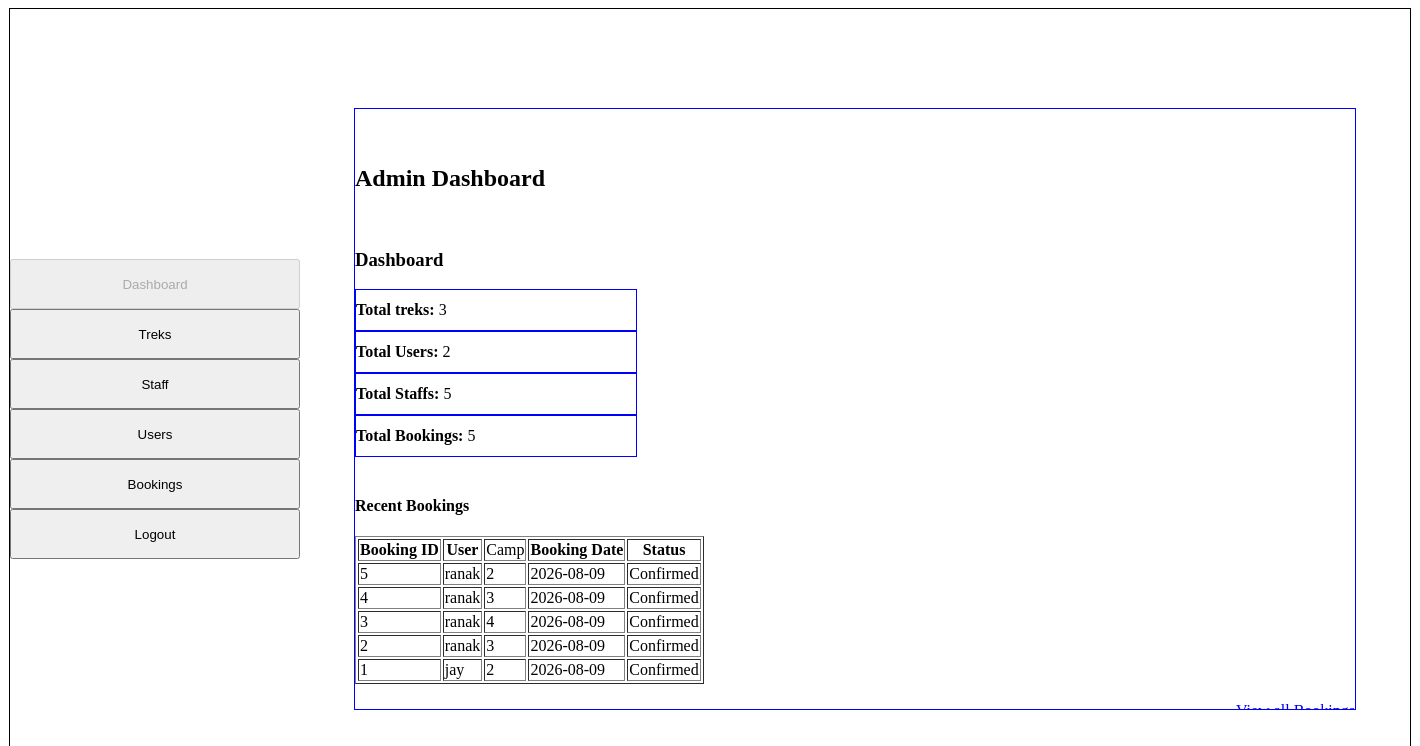
Page /admin_dashboard on the committed database.
### models.py (models this page shows)
class Booking(db.Model):
    __tablename__ = "bookings"
    booking_id = db.Column(db.Integer, primary_key=True)
    user_id = db.Column(db.Integer, db.ForeignKey("users.user_id"), nullable=False)
    trek_id = db.Column(db.Integer, db.ForeignKey("treks.trek_id"), nullable=False)
    booking_date = db.Column(db.Date, nullable=False)
    status = db.Column(db.String(20), nullable=False)

class User(db.Model):
    __tablename__ = "users"
    user_id = db.Column(db.Integer, primary_key=True)
    full_name = db.Column(db.String(100), nullable=False)
    email = db.Column(db.String(120), unique=True, nullable=False)
    password = db.Column(db.String(200), nullable=False)
    phone = db.Column(db.String(15), nullable=False)
    role = db.Column(db.String(50), nullable=False)
    status = db.Column(db.String(20), nullable=False)
    bookings = db.relationship("Booking", cascade="all,delete", backref="user")

### app.py (the view)
@app.route('/admin_dashboard')
def admin():
    data1 = get_admin_dashboard_stats()
    data2 = get_all_bookings()
    return render_template("admin_dashboard.html", r_data=data2, app_dict=data1)

### app.py (called while the page is built)
def get_admin_dashboard_stats():
    total_treks = db.session.query(Trek).count()
    total_users = db.session.query(User).filter(User.role == "2").count()
    t_staff = db.session.query(User).filter(User.role == "1", User.status == "Active").count()
    total_bookings = db.session.query(Booking).count()
    stats = [{
        "t_treks": total_treks,
        "t_users": total_users,
        "t_staffs": t_staff,
        "t_booking": total_bookings}]
    return stats

def get_all_bookings():
    bookings_data = db.session.query(
        Booking.booking_id,
        User.full_name,
        Booking.trek_id,
        Booking.booking_date,
        Booking.status
    ).join(User, Booking.user_id == User.user_id).order_by(Booking.booking_id.desc()).all()
    return bookings_data

### templates/admin_dashboard.html (shortened to what this page needs)
{% extends "base.html" %}
{% block sidebar %}
<input type="button" value="Dashboard" style="width: 290px; height: 50px; margin: 0 auto;" disabled><br>
<a href="/manage_treks"><input type="button" value="Treks" style="width: 290px; height: 50px; margin: 0 auto;"></a><br>
<a href="/all_staffs"><input type="button" value="Staff" style="width: 290px; height: 50px; margin: 0 auto;"></a><br>
<a href="/all_users"><input type="button" value="Users" style="width: 290px; height: 50px; margin: 0 auto;"></a><br>
<a href="/bookings"><input type="button" value="Bookings" style="width: 290px; height: 50px; margin: 0 auto;"></a><br>
<a href="/logout"><input type="button" value="Logout" style="width: 290px; height: 50px; margin: 0 auto;"></a>
{% endblock %}
{% block content %}
<h2>Admin Dashboard</h2>
<br>
{% for d in app_dict %}
<div style="text-align: left;"><h3>Dashboard</h3></div>
<div class="sml-container">
<h4>Total treks: </h4>
&nbsp; <p>{{ d.t_treks }}</p>
</div>
<div class="sml-container">
<h4>Total Users: </h4>
&nbsp; <p>{{ d.t_users }}</p>
</div>
<div class="sml-container">
<h4>Total Staffs: </h4>
&nbsp; <p>{{ d.t_staffs }}</p>
</div>
<div class="sml-container">
<h4>Total Bookings:  </h4>
&nbsp; <p>{{ d.t_booking }}</p>
</div>
{% endfor %}
<br>
<div class="adm-dash" style="text-align: left;"><h4>Recent Bookings</h4></div>
<table border="1px solid black;">
<tr><th>Booking ID</th><th>User</th><td>Camp</th>
<th>Booking Date</th><th>Status</th></tr>
{% for r in r_data %}
<tr><td>{{r.booking_id}}</td><td>{{r.full_name}}</td><td>{{r.trek_id}}</td>
<td>{{r.booking_date}}</td><td>{{r.status}}</td></tr>
{% endfor %}
</table>
<br>
<div style="text-align: right;"><a href="/Bookings">View all Bookings</a>
{% endblock %}

### static/main.css (style rules this page uses)
.sml-container { border: 1px solid blue; width: 280px; height: 40px; display: flex; align-items: center; }

### rows in the picture
Booking: booking_id "5", full_name "ranak", trek_id "2", booking_date "2026-08-09", status "Confirmed"
Booking: booking_id "4", full_name "ranak", trek_id "3", booking_date "2026-08-09", status "Confirmed"
Booking: booking_id "3", full_name "ranak", trek_id "4", booking_date "2026-08-09", status "Confirmed"
Booking: booking_id "2", full_name "ranak", trek_id "3", booking_date "2026-08-09", status "Confirmed"
Booking: booking_id "1", full_name "jay", trek_id "2", booking_date "2026-08-09", status "Confirmed"

### other values in the picture
{{ d.t_treks }} "3"
{{ d.t_users }} "2"
{{ d.t_staffs }} "5"
{{ d.t_booking }} "5"
